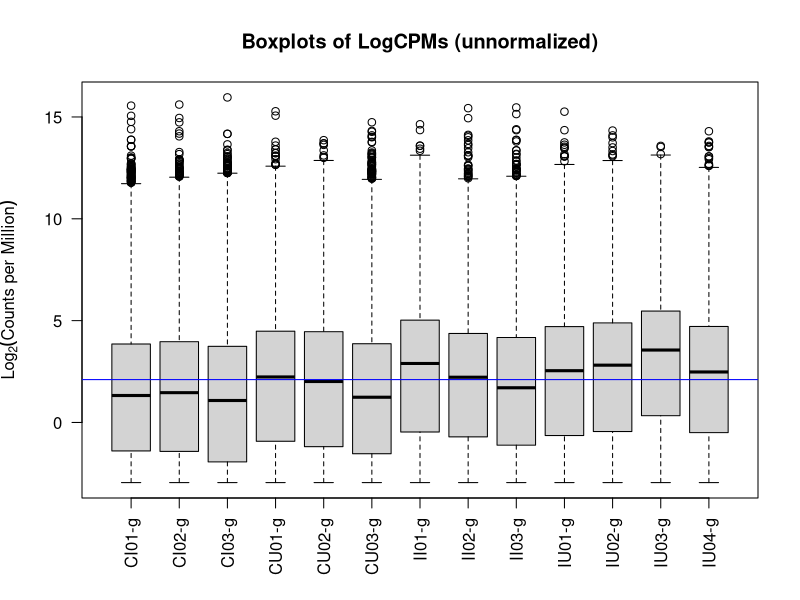
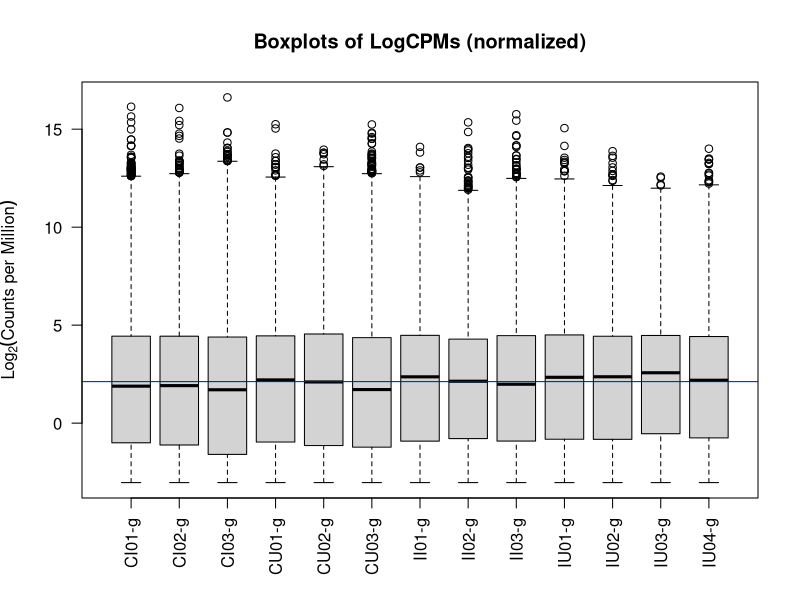
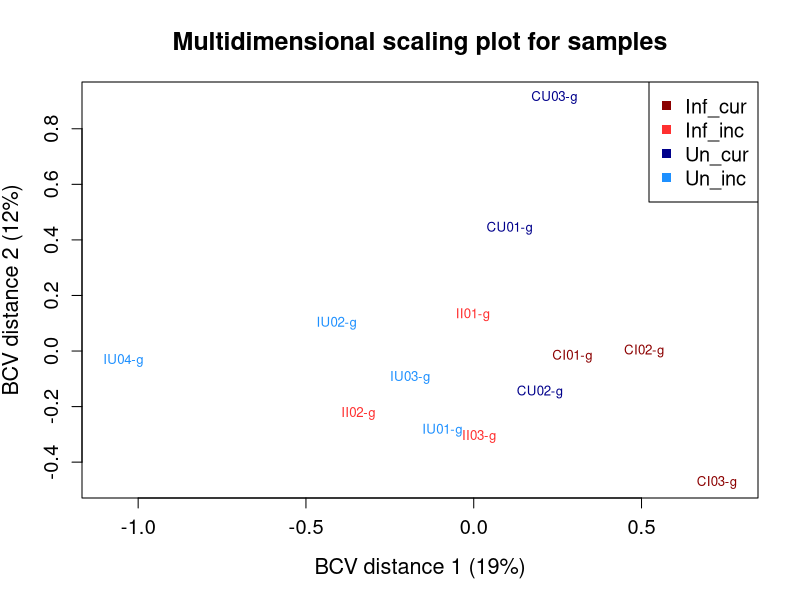
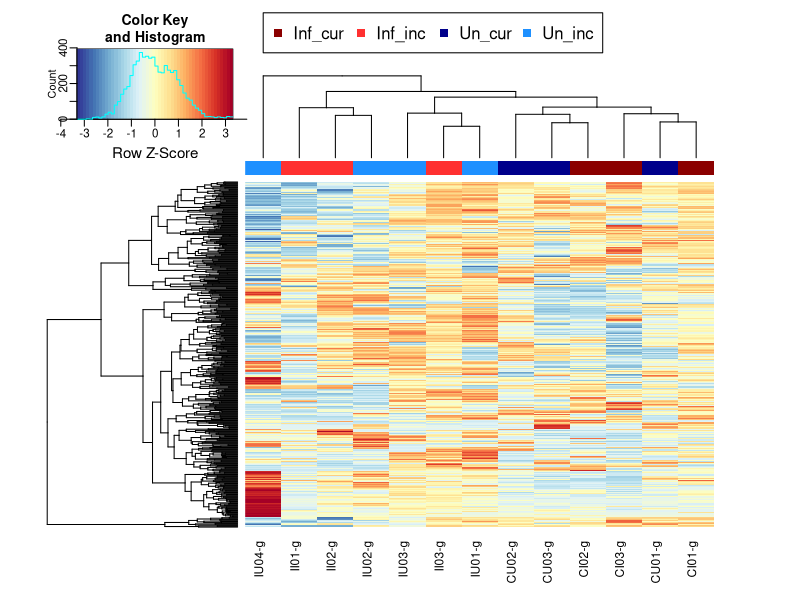
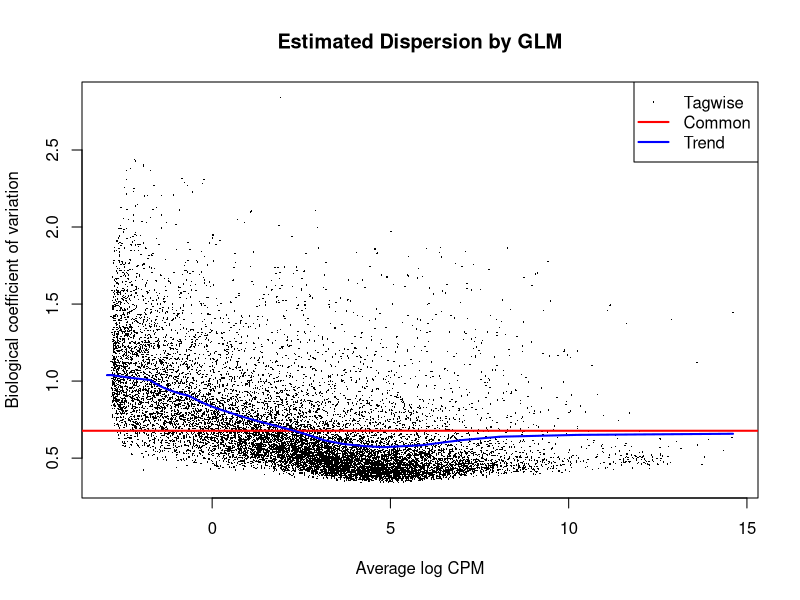

Here is the R script that generated these plots, in order: (Note: this script raises an error after producing the figures.)
#### Differential Gene Expression analysis ####
# DGE analyses were performed using Bioconductor package "EdgeR" 
# Generate MA plots, Volcano plots, and Heatmaps 
# Also test for specific gene sets of interest (immune and detoxification)
# Reference[1] https://web.stanford.edu/class/bios221/labs/rnaseq/lab_4_rnaseq.html
# Reference[2] http://combine-australia.github.io/RNAseq-R/index.html
# Reference[3] http://www.nathalievilla.org/doc/html/solution-edgeR-rnaseq.html


### load libraries
library(edgeR)
library(RColorBrewer)
library(gplots)
library(limma)
library(grid)

### Import datasets----
# Input a merged expression count table generated previously
count_data <- read.table("Merged_counts_all.txt", header = T)
sample_id <- colnames(count_data)
# Input a list of sample information 
samples <- read.table("Sample_info_all.txt", header = T)  # input sample information 
samples <- samples[match(sample_id, samples$ID), ]  # sort the matrix according to the count dataframe
samples$ID == sample_id  # double checking 
colnames(count_data) <- samples$sample_name # replace IDs with sample name
# Create subsets
gut <- which(samples$tissue == "g") # gut tissue only 
body <- which(samples$tissue == "w")  # body tissue only 
# Input a list of monarch immune genes 
IG_list <- read.table("Immune_gene_list.txt", header = F)
# Input lists of monarch detoxification genes 
CYP <-  read.table("CYP_genelist.txt", header = F)   #Cytochrome P450 
UGT <-  read.table("UGT_genelist.txt", header = F)   # UDP-glycosyltransferase
ABC <-  read.table("ABC_genelist.txt", header = F)   # ABC transporter
GST <-  read.table("GST_genelist.txt", header = F)   # glutathione S-transferase

### DGE estimation and exploratory graphs ----
## All in a function 
DGE_estimation <- function(SUB, EXPLORE, outdir){  
# SUB = subset to use (gut or body);  EXPLORE = exploratory mode (T or F); outdir = output directory

## 1) Subset the data: either gut or body
data_sub <- count_data[, SUB]
samples_sub <- samples[SUB,] 
print("Sample info:")
print(samples_sub)

## 2) Create a data object (DGEList format) for edgeR analysis 
DGE <- DGEList(counts = data_sub)  # make a DGElist object 
# Create a grouping factor
groups <- as.factor(paste(samples_sub$treat, samples_sub$plant, sep = "_")) 

## 3) Filtering and normalizing data
print("Total gene counts per sample:")
print(apply(DGE$counts, 2, sum))
keep <- rowSums(cpm(DGE) > 0)  >= 2 # get index for genes with cpm > 0 in at least two samples
DGE <- DGE[keep,]  #filtering based on the above
# reset library sizes
DGE$samples$lib.size <- colSums(DGE$counts)
# Normalizing the data
DGE_norm <- calcNormFactors(DGE)   # calc. scaling factor by TMM method

## 4) Data Exploration
if (EXPLORE == T){  # if doing this option 
  setwd(paste0(current_dir, "/", outdir))
  ## Quality plots
    logcounts_un <- cpm(DGE,log = TRUE) # Get log2 CPM for unnormalized samples
    logcounts_nor <- cpm(DGE_norm,log = TRUE) # Get log2 CPM for normalized samples
  # Check distributions of unnormalized samples
  png(file="Quality_plot_before_normalization.png")
  boxplot(logcounts_un, xlab = "", ylab = expression(Log[2]("Counts per Million")), las = 2)
  abline(h = median(logcounts_un),col = "blue")  # median logCPM
  title("Boxplots of LogCPMs (unnormalized)")
  dev.off()
  # Check distributions of normalized samples
  png(file="Quality_plot_after_normalization.png")
  boxplot(logcounts_nor, xlab = "", ylab = expression(Log[2]("Counts per Million")), las = 2)
  abline(h = median(logcounts_nor),col = "blue")  # median logCPM
  title("Boxplots of LogCPMs (normalized)")
  dev.off()
  
  ## MDS plot
  colors <- c("red4", "firebrick1", "blue4", "dodgerblue1")
  png(file = "MDS_plot.png", width = 440, height = 480)
  plotMDS(DGE_norm, method="bcv", col = colors[as.factor(groups)],
          main = "Multidimensional scaling plot for samples",
          cex.lab = 1.3, cex.axis = 1.2, cex.main = 1.5, cex = 0.8)
  legend("topright", levels(groups), col = colors, pch=15, cex = 1.2)
  dev.off()
  
  ## Heatmap
  var_genes <- apply(logcounts_nor, 1, var)  # estimate var. for each row in the logcounts
  select_var <- names(sort(var_genes, decreasing=TRUE))[1:500] # Get the gene names for the top 500 most variable genes
  highly_variable_lcpm <- logcounts_nor[select_var,] # Subset the matrix
  color <- brewer.pal(11,"RdYlBu") 
  color_heat <- colorRampPalette(color)
  col.group <- colors[as.factor(groups)] # colors for groups
  # Plot the heatmap
  png(file = "heatmap.png", width = 500, height = 400)
  par(oma = c(0.5,3,0.5,0.5), xpd = T)
  heatmap.2(highly_variable_lcpm,col = rev(color_heat(50)),trace = "none", 
          main = "", margin = c(5,6), labRow = "",
          ColSideColors = col.group, scale = "row", 
          key.par = list(mgp = c(1.6, 0.5, 0), mar = c(3, 2.5, 3, 1), cex = 0.7, cex.lab = 1.3, cex.main = 1.2))
		  legend(0.2, 1.2, levels(groups), col = colors, pch=15, cex = 1.0, horiz = T)
  dev.off()
  par(oma = c(0, 0, 0, 0), xpd = F)
}


## 5) Estimating Dispersion using GLMs
# reate a design matrix
design.mat <- model.matrix(~ 0 + groups)
# estimate dispersion 
DGE_final <- estimateDisp(DGE_norm, design.mat)  # estimate common, trended, and tagwise dispersions
if (EXPLORE == T){  # if doing this option 
  png(file = "glm_dispersion.png")
  plotBCV(DGE_final, main = "Estimated Dispersion by GLM")
  dev.off()
}

## 6) Differential Expression
# fit glm with NB
fit <- glmFit(DGE_final, design.mat) # model fitting
# see comparisons
print("Comparisons:")
print(colnames(fit))

# Return the normalized DGE dataframe and the GLM-fit 
RESULTS <- list(groups = groups, DGE_norm = DGE_norm, DGE_final = DGE_final, fit = fit)
return(RESULTS)

# change back the wd
setwd(current_dir)
}


### DE analyses and graphs -----
## All in a function 
DE_analysis <- function(comp, outdir, FIGMODE, FIGLAB){
  # comp:  1 = inf in all, 2 = inf in inc, 3 = inf in cur, 4 = plants
  # outdir: output directory 
  # FIGMODE: 1 = MA+volcano plots; 2 = heatmap; F = N/A 
  # FIGLAB: figure labels
setwd(paste0(current_dir, "/", outdir))

## 1) Likihood-Ratio Tests
# comp:  1 = inf in all, 2 = inf in inc, 3 = inf in cur, 4 = plants
if (comp == 1){
  LRT <- glmLRT(fit, contrast = c(1,1,-1,-1))   # inf vs uninf (in both plants)
} else if (comp == 2){
  LRT <- glmLRT(fit, contrast = c(0,1,0,-1))   # inf vs uninf (in inc)
} else if (comp == 3){
  LRT <- glmLRT(fit, contrast = c(1,0,-1,0))  # inf vs uninf (in cur)
} else if (comp == 4){
  LRT <- glmLRT(fit, contrast = c(1,-1,1,-1))   # for cur vs inc (in both trts)
}  

## 2) Summary of num. DE genes 
DE <- decideTestsDGE(LRT, adjust.method = "BH", p.value = 0.05) 
print("Summary of differentially expressed genes:")
print(summary(DE))  # -1 = down-regulatedl 0 = non-diff; 1 = up-regulated

## 3) MA plot for DE genes with FDR < 0.05
detags <- rownames(DGE_final)[as.logical(DE)]  # DE genes
# customize the FC axis label 
if (comp == 4){
	FC_axis <- expression(paste("Log"[2], " (cur:inc)"))
	} else {
		FC_axis <- expression(paste("Log"[2], " (Inf:Uninf)"))
}
# plot 
if (FIGMODE == F){
  png(file = "smear_plot.png")
} 
if (FIGMODE != 2){
  par(mar = c(4,4.3,5,3))
  plotSmear(LRT, de.tags=detags,
            ylab = FC_axis,
            xlab = expression(paste("Log"[2], " average expression (CPM)")),
            cex.lab = 1.3, cex.axis = 1.2, 
            ylim = c(-25, 15)
            )  
  abline(h = c(-1, 1), col = "blue", lty = 5)  # line indicating +-1 fold change
  # Add title, grid line, figure number for graphic purposes 
  if (FIGMODE != F){
    mtext(substitute(bold(x), list(x = FIGLAB[1])), side = 3, adj = -0.25, line = 0.8, cex = 1.3)
	if (FIGLAB[1] %in% c("(A)", "(C)")){
	X <- grconvertX(17, "user", "ndc")
	grid.lines(x = X, y = c(0.01, 0.99), gp = gpar(col = "darkgray", lty = 2, lwd = 2))
  }
	if (FIGLAB[1] == "(A)"){
	title(expression(bold(underline("Infected vs. Uninfected"))), cex.main = 1.6, line = 3.5)
  } else if (FIGLAB[1] == "(B)"){
	title(expression(underline(paste(bolditalic("A. curassavica "), bold("vs. "), bolditalic("A. incarnata")))), cex.main = 1.6, line = 3.5)
	}
  }
}
if (FIGMODE == F){
  dev.off()
}

## 4) Volcano plot 
voc <- topTags(LRT, n = nrow(LRT))  # all genes
voc_color <- numeric(nrow(voc))  # colors 
for (i in 1:nrow(voc)){
  if(voc$table$logFC[i] >= 2 & voc$table$FDR[i] < 0.05){
    voc_color[i] = "red"
  } else if (voc$table$logFC[i] <= -2 & voc$table$FDR[i] < 0.05){
    voc_color[i] = "blue"
  } else {
    voc_color[i] = "black"
  }
}
# plot 
if (FIGMODE == F){
  png(file = "volcano_plot.png")
} 
if (FIGMODE != 2){
    par(mar = c(4,4.3,5,3))
    plot(voc$table$logFC, -log10(voc$table$FDR), pch=19, cex=0.3, col = voc_color,
         xlab = FC_axis,
         ylab = expression(paste("-Log"[10], " (P-value)"))
         , ylim = c(0, 5), xlim = c(-20, 15),
         cex.lab = 1.3, cex.axis = 1.2
    )
    abline(h = -log10(0.05), lty = 2)
    abline(v = -2, lty = 3)
    abline(v = 2, lty = 3)
	# Add figure number for graphic purposes 
    if (FIGMODE != F){
      mtext(substitute(bold(x), list(x = FIGLAB[2])), side = 3, adj = -0.25, line = 0.8, cex = 1.3)
  }
}
if (FIGMODE == F){
  dev.off()
}

## 5) HeatMap on only DE genes 
logcounts_nor <- cpm(DGE_norm,log=TRUE) # Get log2 CPM for normalized samples
var_genes <- apply(logcounts_nor, 1, var)  # estimate var. for each row in the logcounts
# Get the gene names for only the DE genes
if (length(detags) >= 250){
  select_var_DE <- intersect(names(sort(var_genes, decreasing = TRUE)), detags)[1:250]  # first 250 genes
} else {
  select_var_DE <- intersect(names(sort(var_genes, decreasing=TRUE)), detags)  # all DE genes
}
highly_variable_lcpm_DE <- logcounts_nor[select_var_DE,] # Subset the matrix
colors <- c("red4", "firebrick1", "blue4", "dodgerblue1")
color <- brewer.pal(11,"RdYlBu")  
color_heat <- colorRampPalette(color)
col.group <- colors[as.factor(groups)] # colors for groups
# Plot the heatmap
if (length(detags) > 10){   # no need to plot if having too few genes 
  if (FIGMODE == F){
    png(file="heatmap_DE.png", width = 500, height = 400)
  }
  if (FIGMODE != 1){
  par(oma = c(0.5,3,0.5,0.5), xpd = T)
  heatmap.2(highly_variable_lcpm_DE,col=rev(color_heat(50)),trace="none", 
          main="", margin = c(5,6), labRow = "",
          ColSideColors=col.group, scale="row", 
          key.par = list(mgp = c(1.6, 0.5, 0), mar = c(3, 2.5, 3, 1), cex = 0.7, cex.lab = 1.3, cex.main = 1.2))
	legend(0.3, 1.2, levels(groups), col = colors, pch=15, cex = 1.0, horiz = T)	  
  }
  # Add figure number for graphic purposes 
  if (FIGMODE == 2){
	  mtext(substitute(bold(x), list(x = FIGLAB[1])), side = 3, adj = -0.2, line = 3)
    }
  if (FIGMODE == F){
    dev.off()
  }
  par(oma = c(0, 0, 0, 0), xpd = F) 
}

## 6) Print out the top 15 up-reduated and down-regulated genes 
LRT_all <- topTags(LRT, n = nrow(count_data), sort.by = "PValue")  # all genes
sig_LRT_all <- as.data.frame(LRT_all[which(LRT_all$table$FDR < 0.05),]) # sig. DE genes
Pos_sig <- sig_LRT_all[which(sig_LRT_all$logFC > 0), ]  # up-reg
Neg_sig <- sig_LRT_all[which(sig_LRT_all$logFC < 0), ]  # down-reg
upreg_top_15 <- Pos_sig[order(Pos_sig$FDR, decreasing = F), ][1:15, ]  # top 15 up-reg
downreg_top_15 <- Neg_sig[order(Neg_sig$FDR, decreasing = F), ][1:15, ] # top 15 down-reg
print("Top 15 up-regulated genes:")
print(upreg_top_15)
print("Top 15 down-regulated genes:")
print(downreg_top_15)
#output
if (FIGMODE == F){
  write.table(rownames(Pos_sig), file = "DE_genes_upreg.txt",sep = "\t", row.names = F, col.names = F, quote = F)   # all sig. upreg. genes (for GO analysis)
  write.table(rownames(Neg_sig), file = "DE_genes_downreg.txt", sep = "\t", row.names = F, col.names = F, quote = F)   # all sig. downreg. genes (for GO analysis)
  write.table(upreg_top_15, file = "upreg_top_15.txt", sep = "\t")  # top 15 upreg.
  write.table(downreg_top_15, file = "downreg_top_15.txt", sep = "\t")  # top 15 downreg.
}

## 7) Find immune genes among all DE genes 
LRT_all <- topTags(LRT, n = nrow(count_data), sort.by = "PValue")  # all genes
sig_LRT_all <- as.data.frame(LRT_all[which(LRT_all$table$FDR < 0.05),]) # sig. DE genes
DE_genes <- rownames(sig_LRT_all)
DE_IG_genes <- sig_LRT_all[intersect(DE_genes, IG_list[,1]),]  # find intersections between the two 
print("DE immune genes:")
print(DE_IG_genes)
# output
if (FIGMODE == F){
  write.table(DE_IG_genes, file = "Immune_DE_list.txt", sep = "\t")
}

## 8) Find detoxification genes (only for plant comparisons)
if (comp == 4){
# expressed genes 
exp_genes <- rownames(DGE_norm$counts)  # defined as this 
print("Total expressed genes:")
print(length(exp_genes))  # no. of expressed genes

# Chose the 3 importnat canonical detox. genes Based on Bimbaum et al 2017 Mol Ecol 
# CYPs
print("Expressed CYP genes:")
print(length(intersect(exp_genes, CYP[,1]))) # expressed CYPs
sig_CYP <- sig_LRT_all[intersect(DE_genes, CYP[,1]),]  # find matchings 
print("Up-reg. CYP genes:")
print(length(which(sig_CYP$logFC > 0)))  # sig. up-reg. genes
print("Down-reg. CYP genes:")
print(length(which(sig_CYP$logFC < 0))) # sig. down-reg. genes

# UGTs
print("Expressed UGT genes:")
print(length(intersect(exp_genes, UGT[,1]))) # expressed UGTs
sig_UGT <- sig_LRT_all[intersect(DE_genes, UGT[,1]),]  # find matchings 
print("Up-reg. UGT genes:")
print(length(which(sig_UGT$logFC > 0)))  # sig. up-reg. genes
print("Down-reg. UGT genes:")
print(length(which(sig_UGT$logFC < 0))) # sig. down-reg. genes

# ABCs 
print("Expressed ABC genes:")
print(length(intersect(exp_genes, ABC[,1]))) # expressed ABCs
sig_ABC <- sig_LRT_all[intersect(DE_genes, ABC[,1]),]  # find matchings 
print("Up-reg. ABC genes:")
print(length(which(sig_ABC$logFC > 0)))  # sig. up-reg. genes
print("Down-reg. ABC genes:")
print(length(which(sig_ABC$logFC < 0))) # sig. down-reg. genes

# GSTs
print("Expressed GST genes:")
print(length(intersect(exp_genes, GST[,1]))) # expressed GSTs
sig_GST <- sig_LRT_all[intersect(DE_genes, GST[,1]),]  # find matchings 
print("Up-reg. GST genes:")
print(length(which(sig_GST$logFC > 0)))  # sig. up-reg. genes
print("Down-reg. GST genes:")
print(length(which(sig_GST$logFC < 0))) # sig. down-reg. genes

# outputs 
if (FIGMODE == F){
  write.table(sig_CYP, file = "CYP_DE_list.txt", sep = "\t")
  write.table(sig_UGT, file = "UGT_DE_list.txt", sep = "\t")
  write.table(sig_ABC, file = "ABC_DE_list.txt", sep = "\t")
  write.table(sig_GST, file = "GST_DE_list.txt", sep = "\t")
}
}

# change back the wd
setwd(current_dir)
}


### Run the function for gut samples ----
OUT <- DGE_estimation(SUB = gut, EXPLORE = T, outdir = "DE_results/Gut")
groups <- OUT$groups
DGE_norm <- OUT$DGE_norm
DGE_final <- OUT$DGE_final
fit <- OUT$fit
DE_analysis(comp = 1, outdir = "DE_results/Gut/Inf_in_all", FIGMODE = F, FIGLAB = "")
DE_analysis(comp = 2, outdir = "DE_results/Gut/Inf_in_INC", FIGMODE = F, FIGLAB = "")
DE_analysis(comp = 3, outdir = "DE_results/Gut/Inf_in_CUR", FIGMODE = F, FIGLAB = "")
DE_analysis(comp = 4, outdir = "DE_results/Gut/Plant_in_all", FIGMODE = F, FIGLAB = "")

### Run the function for body samples ----
OUT <- DGE_estimation(SUB = body, EXPLORE = T, outdir = "DE_results/Body")
groups <- OUT$groups
DGE_norm <- OUT$DGE_norm
DGE_final <- OUT$DGE_final
fit <- OUT$fit
DE_analysis(comp = 1, outdir = "DE_results/Body/Inf_in_all", FIGMODE = F, FIGLAB = "")
DE_analysis(comp = 2, outdir = "DE_results/Body/Inf_in_INC", FIGMODE = F, FIGLAB = "")
DE_analysis(comp = 3, outdir = "DE_results/Body/Inf_in_CUR", FIGMODE = F, FIGLAB = "")
DE_analysis(comp = 4, outdir = "DE_results/Body/Plant_in_all", FIGMODE = F, FIGLAB = "")

### Generate Figures ---- 
## Fig. 3 (MA plots and volcano plots for gut samples)
tiff(file = "FIGURE3.tif", width = 2400, height = 2400, res = 300)
OUT <- DGE_estimation(SUB = gut, EXPLORE = F, outdir = "")
groups <- OUT$groups
DGE_norm <- OUT$DGE_norm
DGE_final <- OUT$DGE_final
fit <- OUT$fit
layout(matrix(c(1,2,3,4), 2, 2))
DE_analysis(comp = 1, outdir = "", FIGMODE = 1, FIGLAB = c("(A)", "(C)"))
DE_analysis(comp = 4, outdir = "", FIGMODE = 1, FIGLAB = c("(B)", "(D)"))
dev.off()

## Fig. 4 (MA plots and volcano plots for body samples)
tiff(file = "FIGURE4.tif", width = 2400, height = 2400, res = 300)
OUT <- DGE_estimation(SUB = body, EXPLORE = F, outdir = "")
groups <- OUT$groups
DGE_norm <- OUT$DGE_norm
DGE_final <- OUT$DGE_final
fit <- OUT$fit
layout(matrix(c(1,2,3,4), 2, 2))
DE_analysis(comp = 1, outdir = "", FIGMODE = 1, FIGLAB = c("(A)", "(C)"))
DE_analysis(comp = 4, outdir = "", FIGMODE = 1, FIGLAB = c("(B)", "(D)"))
dev.off()

## Fig. 5 (heatmaps for gut and body samples)
tiff(file = "FIGURE5A.tif", width = 2400, height = 1600, res = 300)
OUT <- DGE_estimation(SUB = gut, EXPLORE = F, outdir = "")
groups <- OUT$groups
DGE_norm <- OUT$DGE_norm
DGE_final <- OUT$DGE_final
fit <- OUT$fit
DE_analysis(comp = 4, outdir = "", FIGMODE = 2, FIGLAB = "(A)")
dev.off()

tiff(file = "FIGURE5B.tif", width = 2400, height = 1600, res = 300)
OUT <- DGE_estimation(SUB = body, EXPLORE = F, outdir = "")
groups <- OUT$groups
DGE_norm <- OUT$DGE_norm
DGE_final <- OUT$DGE_final
fit <- OUT$fit
DE_analysis(comp = 4, outdir = "", FIGMODE = 2, FIGLAB = "(B)")
dev.off()
